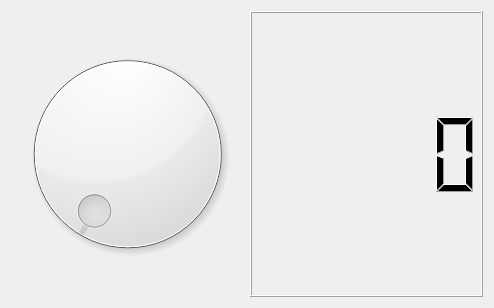
<?xml version="1.0" encoding="UTF-8"?>
<ui version="4.0">
 <class>MyMainWidget</class>
 <widget class="QWidget" name="MyMainWidget">
  <property name="geometry">
   <rect>
    <x>0</x>
    <y>0</y>
    <width>494</width>
    <height>308</height>
   </rect>
  </property>
  <property name="windowTitle">
   <string>Widget</string>
  </property>
  <layout class="QHBoxLayout" name="horizontalLayout">
   <item>
    <widget class="QDial" name="dial"/>
   </item>
   <item>
    <widget class="QLCDNumber" name="lcdNumber"/>
   </item>
  </layout>
 </widget>
 <layoutdefault spacing="6" margin="11"/>
 <resources/>
 <connections/>
</ui>
